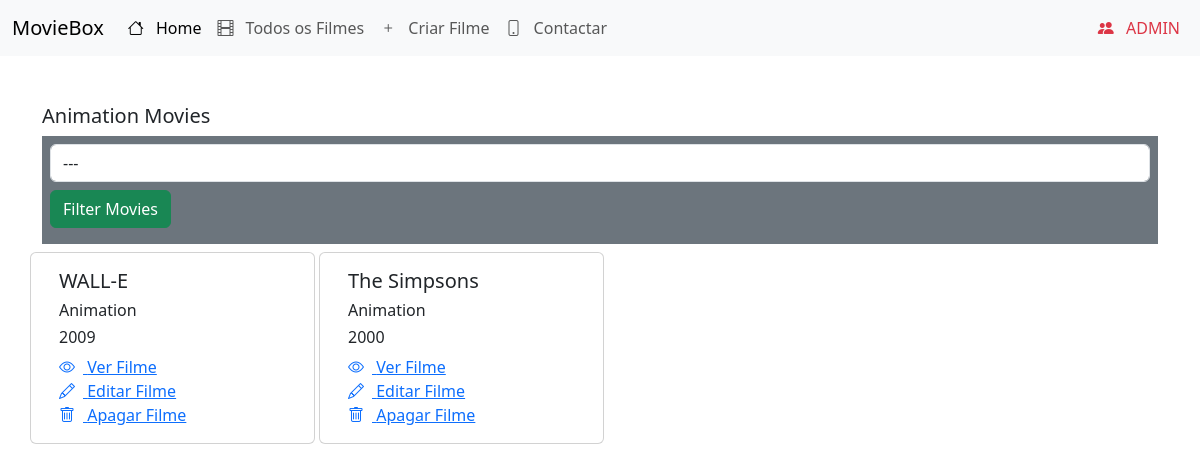
The page /movies-animation/ on the database as committed earlier.
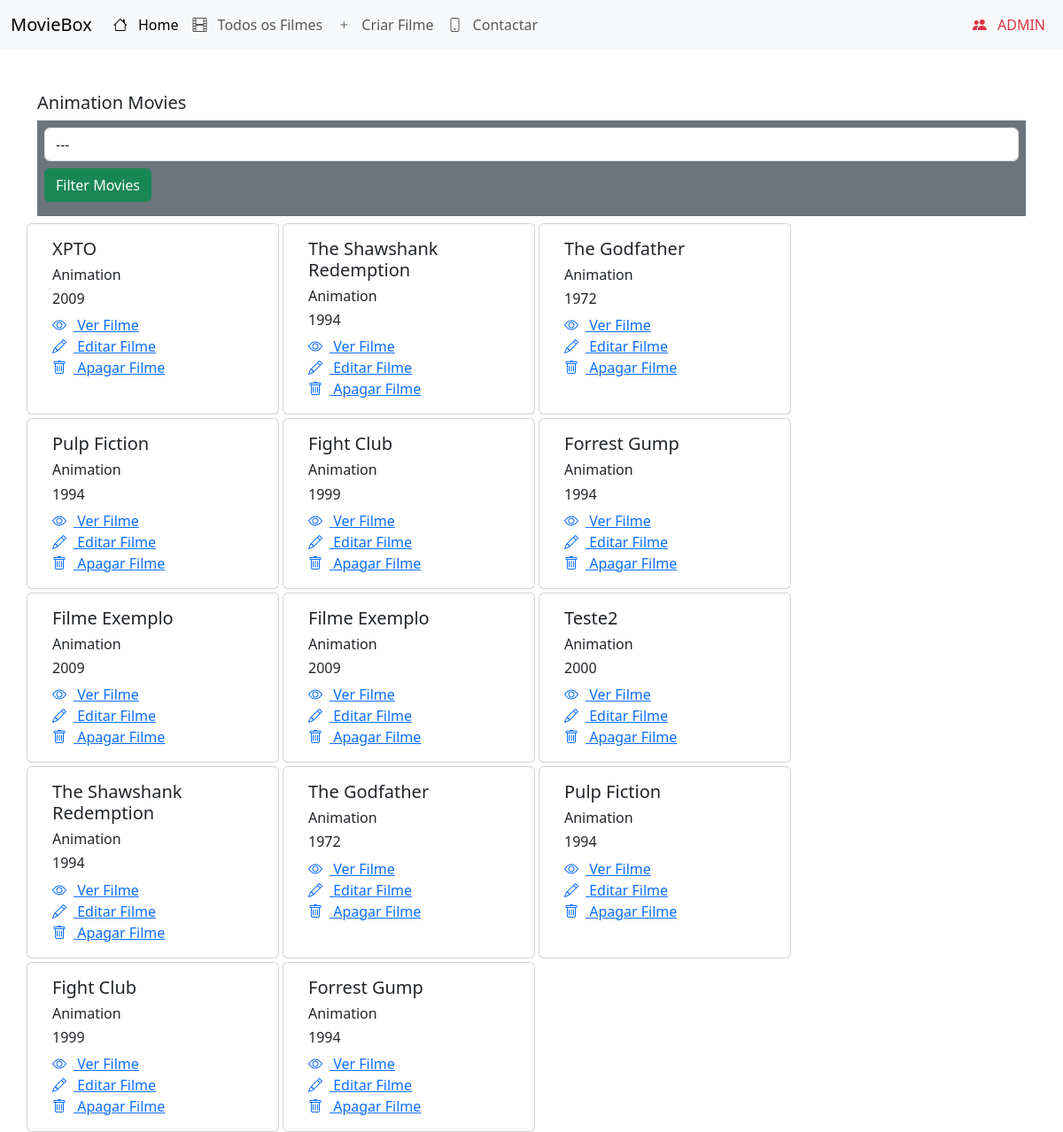
The same page on the database as committed later.
### movies/models.py (models this page shows, shortened)
class Movie(models.Model):
    title = models.CharField(max_length=255, blank=False, null=False)
    year = models.IntegerField()
    genre = models.ForeignKey(Genre, on_delete=models.SET_NULL, null=True)
    class Meta:
        verbose_name = "Movie"
        verbose_name_plural = "Movies"

class Genre(models.Model):
    name = models.CharField(max_length=100)
    class Meta:
        verbose_name = "Genre"
        verbose_name_plural = "Genres"
    def __str__(self):
        return self.name

### movies/views.py (the view)
# urls.py: path("movies-animation/", AnimationMovieListView.as_view(), name="animation-movie-list"),
class AnimationMovieListView(TitleMixin, ListView):
    queryset = Movie.objects.filter(genre__name='Animation')
    template_name = 'movie_list.html'
    context_object_name = 'movies'
    title = "Animation Movies"

### movies/views.py (called while the page is built)
    def get_context_data(self, **kwargs):
        context = super().get_context_data(**kwargs)
        context["title"] = self.title
        return context

### movies/templates/movie_list.html (shortened to what this page needs)
{% extends 'base.html' %}
{% block content %}
    <h5>{{ title }}</h5>
    <form class="bg-secondary p-2" method="GET" action="">
        <select class="form-control" name="genre">
            <option value="">---</option>
        </select>
        <button type="submit" class="btn btn-success my-2">Filter Movies</button>
    </form>
    <div class="row gap-1 mt-2">
        {% for object in movies %}
            {% include 'movie_card.html' with movie=object %}
        {% endfor %}
    </div>
{% endblock content %}

### movies/templates/movie_card.html
<div class="card col-3">
    <div class="card-body">
        <h1 class="fs-5">{{ movie.title }}</h1>
        <h2 class="fs-6">{{ movie.genre }}</h2>
        <h2 class="fs-6">{{ movie.year }}</h2>
        {% if not detail %}
            <a href="{% url 'movie-detail' pk=movie.pk %}">
                <i class="bi bi-eye me-2"></i>
                Ver Filme
            </a>
            <br/>
        {% endif %}
        <a href="{% url 'movie-update' pk=movie.pk %}">
            <i class="bi bi-pencil me-2"></i>
            Editar Filme
        </a>
        <br/>
        <a href="{% url 'movie-delete' pk=movie.pk %}">
            <i class="bi bi-trash me-2"></i>
            Apagar Filme
        </a>
    </div>
</div>

Rows that differ between the two databases and show on the page:
removed Movie: title "The Simpsons", genre "Animation", year "2000"
changed Movie: title "WALL-E" → "XPTO"
added Movie: title "The Shawshank Redemption", genre "Animation", year "1994"
added Movie: title "The Godfather", genre "Animation", year "1972"
added Movie: title "Pulp Fiction", genre "Animation", year "1994"
added Movie: title "Fight Club", genre "Animation", year "1999"
added Movie: title "Forrest Gump", genre "Animation", year "1994"
added Movie: title "Filme Exemplo", genre "Animation", year "2009"
added Movie: title "Filme Exemplo", genre "Animation", year "2009"
added Movie: title "Teste2", genre "Animation", year "2000"
added Movie: title "The Shawshank Redemption", genre "Animation", year "1994"
added Movie: title "The Godfather", genre "Animation", year "1972"
added Movie: title "Pulp Fiction", genre "Animation", year "1994"
added Movie: title "Fight Club", genre "Animation", year "1999"
added Movie: title "Forrest Gump", genre "Animation", year "1994"
